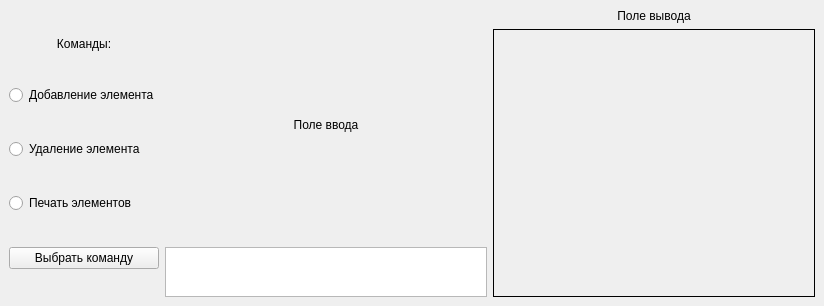
<?xml version="1.0" encoding="UTF-8"?>
<ui version="4.0">
 <class>MainWindow</class>
 <widget class="QMainWindow" name="MainWindow">
  <property name="geometry">
   <rect>
    <x>0</x>
    <y>0</y>
    <width>824</width>
    <height>306</height>
   </rect>
  </property>
  <property name="windowTitle">
   <string>Контейнеры</string>
  </property>
  <widget class="QWidget" name="centralwidget">
   <layout class="QHBoxLayout" name="horizontalLayout">
    <item>
     <layout class="QVBoxLayout" name="verticalLayout">
      <item>
       <widget class="QLabel" name="label_2">
        <property name="sizePolicy">
         <sizepolicy hsizetype="Preferred" vsizetype="Fixed">
          <horstretch>0</horstretch>
          <verstretch>0</verstretch>
         </sizepolicy>
        </property>
        <property name="text">
         <string>&lt;html&gt;&lt;head/&gt;&lt;body&gt;&lt;p align=&quot;center&quot;&gt;Команды:&lt;/p&gt;&lt;/body&gt;&lt;/html&gt;</string>
        </property>
       </widget>
      </item>
      <item>
       <widget class="QRadioButton" name="radioButton_add">
        <property name="text">
         <string>Добавление элемента</string>
        </property>
       </widget>
      </item>
      <item>
       <widget class="QRadioButton" name="radioButton_delete">
        <property name="text">
         <string>Удаление элемента</string>
        </property>
       </widget>
      </item>
      <item>
       <widget class="QRadioButton" name="radioButton_print">
        <property name="text">
         <string>Печать элементов</string>
        </property>
       </widget>
      </item>
      <item>
       <widget class="QPushButton" name="pushButton">
        <property name="text">
         <string>Выбрать команду</string>
        </property>
       </widget>
      </item>
     </layout>
    </item>
    <item>
     <layout class="QVBoxLayout" name="verticalLayout_3">
      <property name="sizeConstraint">
       <enum>QLayout::SetFixedSize</enum>
      </property>
      <item>
       <widget class="QLabel" name="label">
        <property name="sizePolicy">
         <sizepolicy hsizetype="Expanding" vsizetype="Expanding">
          <horstretch>0</horstretch>
          <verstretch>0</verstretch>
         </sizepolicy>
        </property>
        <property name="text">
         <string>&lt;html&gt;&lt;head/&gt;&lt;body&gt;&lt;p align=&quot;center&quot;&gt;Поле ввода&lt;/p&gt;&lt;/body&gt;&lt;/html&gt;</string>
        </property>
       </widget>
      </item>
      <item>
       <widget class="QTextEdit" name="textEdit">
        <property name="sizePolicy">
         <sizepolicy hsizetype="Expanding" vsizetype="Fixed">
          <horstretch>0</horstretch>
          <verstretch>0</verstretch>
         </sizepolicy>
        </property>
        <property name="maximumSize">
         <size>
          <width>16777215</width>
          <height>50</height>
         </size>
        </property>
       </widget>
      </item>
     </layout>
    </item>
    <item>
     <layout class="QVBoxLayout" name="verticalLayout_2">
      <item>
       <widget class="QLabel" name="label_3">
        <property name="sizePolicy">
         <sizepolicy hsizetype="Preferred" vsizetype="Fixed">
          <horstretch>0</horstretch>
          <verstretch>0</verstretch>
         </sizepolicy>
        </property>
        <property name="text">
         <string>&lt;html&gt;&lt;head/&gt;&lt;body&gt;&lt;p align=&quot;center&quot;&gt;Поле вывода&lt;/p&gt;&lt;/body&gt;&lt;/html&gt;</string>
        </property>
       </widget>
      </item>
      <item>
       <widget class="QLabel" name="label_show">
        <property name="sizePolicy">
         <sizepolicy hsizetype="Expanding" vsizetype="Expanding">
          <horstretch>0</horstretch>
          <verstretch>0</verstretch>
         </sizepolicy>
        </property>
        <property name="font">
         <font>
          <pointsize>10</pointsize>
         </font>
        </property>
        <property name="frameShape">
         <enum>QFrame::Box</enum>
        </property>
        <property name="text">
         <string>&lt;html&gt;&lt;head/&gt;&lt;body&gt;&lt;p align=&quot;left&quot; valign=&quot;top&quot;&gt;&lt;/p&gt;&lt;/body&gt;&lt;/html&gt;</string>
        </property>
       </widget>
      </item>
     </layout>
    </item>
   </layout>
  </widget>
 </widget>
 <resources/>
 <connections/>
</ui>
